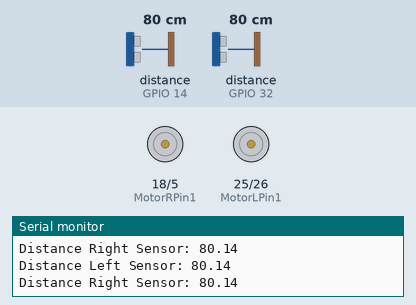
A sketch run on a simulated ESP32. Parts: motor-driver pin pairs drawn as motors (green arrow = first pin HIGH = forward, orange = second pin HIGH = backward, longer = more drive, scaled by the enable pin), the last lines printed to the serial monitor. Wiring (inferred from the names in the program): 2 × ultrasonic range finder: trigger GPIO 12, echo GPIO 14 / trigger GPIO 33, echo GPIO 32. The inputs (shaded band) are chosen by the test bench; at power-on: distance to the obstacle (sensors on GPIO 14, GPIO 32) 80 cm. The echo pulse lasts 58.3 µs per cm.

Above: at 1.2 s.
1.3 s: distance to the obstacle (sensor on GPIO 14) set to 32 cm
2.8 s: distance to the obstacle (sensor on GPIO 14) set to 26 cm
At 3.3 s:
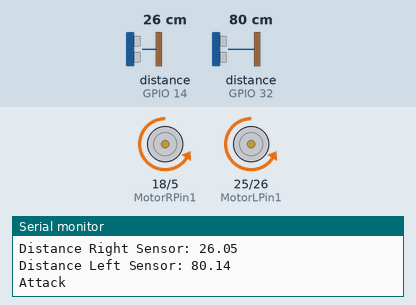
5.8 s: distance to the obstacle (sensor on GPIO 14) set to 35 cm
At 7.8 s:
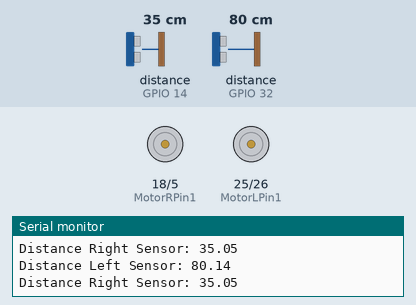
8.3 s: distance to the obstacle (sensor on GPIO 14) set to 2 cm
At 8.6 s:
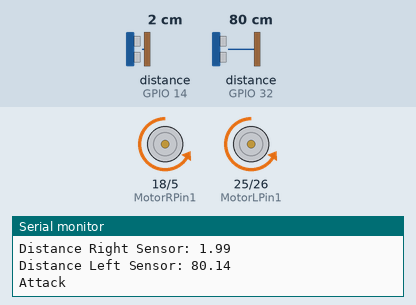
Timing chart, 0 to 11.3 s (numbered marks = the images above; inputs shaded):
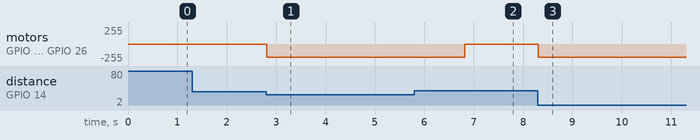

The sketch:

Sumo_Robot_Rev1.ino
```cpp
// Motor Right
int ENA = 19;
int MotorRPin1 = 18;
int MotorRPin2 = 5;

// Motor Left
int MotorLPin1 = 25;
int MotorLPin2 = 26;
int ENB = 27;

// Ultrasonic sensor
const int TrigPinR = 12;
const int EchoPinR = 14;
const int TrigPinL = 33;
const int EchoPinL = 32;

// Line sensor
const int LineR = 4;
const int LineL = 15;
int inputLineR = 0;
int inputLineL = 0;

// Setting PWM properties
const int freq = 30000;
const int pwmChannelR = 0;
const int pwmChannelL = 0;
const int resolution = 8;
int dutyCycle = 200;

//Ultrasonic variables
long durationR;
long durationL;
float distanceR;
float distanceL;


void setup() {
  // Right Motor
  pinMode(MotorRPin1, OUTPUT);
  pinMode(MotorRPin2, OUTPUT);
  pinMode(ENB, OUTPUT);
  ledcSetup(pwmChannelR, freq, resolution);  // configure LED PWM functionalitites
  ledcAttachPin(ENB, pwmChannelR);           // attach the channel to the GPIO to be controlled
  // Left Motor
  pinMode(MotorLPin1, OUTPUT);
  pinMode(MotorLPin2, OUTPUT);
  pinMode(ENA, OUTPUT);
  ledcSetup(pwmChannelL, freq, resolution);  // configure LED PWM functionalitites
  ledcAttachPin(ENA, pwmChannelL);           // attach the channel to the GPIO to be controlled
  // Ultrasonic sensor Right
  pinMode(TrigPinR, OUTPUT);  // Sets the trigPin as an Output
  pinMode(EchoPinR, INPUT);   // Sets the echoPin as an Input
  // Ultrasonic sensor Left
  pinMode(TrigPinL, OUTPUT);  // Sets the trigPin as an Output
  pinMode(EchoPinL, INPUT);   // Sets the echoPin as an Input
  // Line Sensor
  pinMode(LineR, INPUT);  // Sets Right Line Sensor
  pinMode(LineL, INPUT);  // Sets Left Line Sensor
  Serial.begin(115200);
  Serial.print("Testing DC Motor...");

  // standby();
  // delay(1000);
}

void loop() {
  // Reading Right Line Sensor
  // inputLineR = analogRead(LineR);
  // inputLineL = analogRead(LineL);

  // Reverse when white detected
  // if (inputLineR <= 3500 || inputLineL <= 3500) {  //Check the sensor output
  //   if (inputLineR <= 3500) {
  //     whiteLine(1);  // Right Line sensor Detected
  //   } else {
  //     whiteLine(2);  // Left Line sensor Detected
  //   }
  //   digitalWrite(MotorRPin1, LOW);  // Right Stop
  //   digitalWrite(MotorRPin2, LOW);
  //   digitalWrite(MotorLPin1, LOW);  // Left Stop
  //   digitalWrite(MotorLPin2, LOW);
  //   Serial.println("Both Motor Stop");
  //   delay(2000);
  // }

  // Standby, turn at one place when detect black
  // if (inputLineR >= 3500 || inputLineL >= 3500) {  //Check the sensor output
  //   standby();
  // }

  // Attacking Opponent
  // Reading Distance Right
  digitalWrite(TrigPinR, LOW);
  delayMicroseconds(2);
  digitalWrite(TrigPinR, HIGH);  // Sets the trigPin on HIGH state for 10 micro seconds
  delayMicroseconds(10);
  digitalWrite(TrigPinR, LOW);  // Reads the echoPin, returns the sound wave travel time in microseconds
  durationR = pulseIn(EchoPinR, HIGH);
  distanceR = (durationR / 2) / 29.1;  // Calculate the distance
  Serial.print("Distance Right Sensor: ");
  Serial.println(distanceR);

  // Reading Distance Left
  digitalWrite(TrigPinL, LOW);
  delayMicroseconds(2);
  digitalWrite(TrigPinL, HIGH);  // Sets the trigPin on HIGH state for 10 micro seconds
  delayMicroseconds(10);
  digitalWrite(TrigPinL, LOW);  // Reads the echoPin, returns the sound wave travel time in microseconds
  durationL = pulseIn(EchoPinL, HIGH);
  distanceL = (durationL / 2) / 29.1;  // Calculate the distance
  Serial.print("Distance Left Sensor: ");
  Serial.println(distanceL);

  if (distanceR <= 30 || distanceL <= 30) {  //Check the sensor output
    attack();
    delay(2000);
    digitalWrite(MotorRPin1, LOW);  // Right Stop
    digitalWrite(MotorRPin2, LOW);
    digitalWrite(MotorLPin1, LOW);  // Left Stop
    digitalWrite(MotorLPin2, LOW);
    Serial.println("Both Motor Stop");
  }

}

void standby() {
  digitalWrite(MotorRPin1, HIGH);  // Right Reverse
  digitalWrite(MotorRPin2, LOW);
  digitalWrite(MotorLPin1, LOW);  // Left Forward
  digitalWrite(MotorLPin2, HIGH);
  ledcWrite(pwmChannelR, dutyCycle);
  ledcWrite(pwmChannelL, dutyCycle);
  Serial.println("Standby");
}

void attack() {
  digitalWrite(MotorRPin1, LOW);  // Right Forward
  digitalWrite(MotorRPin2, HIGH);
  digitalWrite(MotorLPin1, LOW);  // Left Forward
  digitalWrite(MotorLPin2, HIGH);
  ledcWrite(pwmChannelR, dutyCycle);
  ledcWrite(pwmChannelL, dutyCycle);
  Serial.println("Attack");
}

void whiteLine(int sensor) {
  Serial.println("White Line Detected");
  digitalWrite(MotorRPin1, HIGH);  // Right Reverse
  digitalWrite(MotorRPin2, LOW);
  digitalWrite(MotorLPin1, HIGH);  // Left Reverse
  digitalWrite(MotorLPin2, LOW);
  ledcWrite(pwmChannelR, dutyCycle);
  ledcWrite(pwmChannelL, dutyCycle);
  Serial.println("Reverse");
  delay(2000);
  if (sensor == 1) {
    Serial.println("Turn Right");
    digitalWrite(MotorRPin1, HIGH);  // Right Reverse
    digitalWrite(MotorRPin2, LOW);
    digitalWrite(MotorLPin1, LOW);  // Left Forward
    digitalWrite(MotorLPin2, HIGH);
    ledcWrite(pwmChannelR, dutyCycle);
    ledcWrite(pwmChannelL, dutyCycle);
    delay(500);
  } else {
    Serial.println("Turn Left");
    digitalWrite(MotorRPin1, LOW);  // Right Forward
    digitalWrite(MotorRPin2, HIGH);
    digitalWrite(MotorLPin1, HIGH);  // Left Reverse
    digitalWrite(MotorLPin2, LOW);
    ledcWrite(pwmChannelR, dutyCycle);
    ledcWrite(pwmChannelL, dutyCycle);
    delay(500);
  }
}

// // Right Motor
// digitalWrite(MotorRPin1, LOW);  // Right Forward
// digitalWrite(MotorRPin2, HIGH);
// ledcWrite(pwmChannelR, dutyCycle);
// Serial.println("Right Motor Forward");
// delay(5000);
// digitalWrite(MotorRPin1, LOW);  // Right Stop
// digitalWrite(MotorRPin2, LOW);
// Serial.println("Right Motor Stop");
// delay(2000);
// digitalWrite(MotorRPin1, HIGH);  // Right Reverse
// digitalWrite(MotorRPin2, LOW);
// ledcWrite(pwmChannelR, dutyCycle);
// Serial.println("Right Motor Reverse");
// delay(5000);
// digitalWrite(MotorRPin1, LOW);  // Right Stop
// digitalWrite(MotorRPin2, LOW);
// Serial.println("Right Motor Stop");
// delay(2000);

// // Left Motor
// digitalWrite(MotorLPin1, LOW);  //  Left Forward
// digitalWrite(MotorLPin2, HIGH);
// ledcWrite(pwmChannelL, dutyCycle);
// Serial.println("Motor Left Forward");
// delay(5000);
// digitalWrite(MotorLPin1, LOW);  // Left Stop
// digitalWrite(MotorLPin2, LOW);
// delay(2000);
// digitalWrite(MotorLPin1, HIGH);  // Left Reverse
// digitalWrite(MotorLPin2, LOW);
// ledcWrite(pwmChannelL, dutyCycle);
// Serial.println("Motor Left Reverse");
// delay(5000);
// digitalWrite(MotorLPin1, LOW);  // Left Stop
// digitalWrite(MotorLPin2, LOW);
// delay(2000);

// //Both Motor Forward
// digitalWrite(MotorRPin1, LOW);  // Right Forward
// digitalWrite(MotorRPin2, HIGH);
// digitalWrite(MotorLPin1, LOW);  // Left Forward
// digitalWrite(MotorLPin2, HIGH);
// ledcWrite(pwmChannelR, dutyCycle);
// ledcWrite(pwmChannelL, dutyCycle);
// Serial.println("Both Motor Forward");
// delay(5000);
// digitalWrite(MotorRPin1, LOW);  // Right Stop
// digitalWrite(MotorRPin2, LOW);
// digitalWrite(MotorLPin1, LOW);  // Left Stop
// digitalWrite(MotorLPin2, LOW);
// Serial.println("Both Motor Stop");
// delay(2000);
// digitalWrite(MotorRPin1, HIGH);  // Right Reverse
// digitalWrite(MotorRPin2, LOW);
// digitalWrite(MotorLPin1, HIGH);  // Left Reverse
// digitalWrite(MotorLPin2, LOW);
// ledcWrite(pwmChannelR, dutyCycle);
// ledcWrite(pwmChannelL, dutyCycle);
// Serial.println("Both Motor Reverse");
// delay(5000);
// digitalWrite(MotorRPin1, LOW);  // Right Stop
// digitalWrite(MotorRPin2, LOW);
// digitalWrite(MotorLPin1, LOW);  // Left Stop
// digitalWrite(MotorLPin2, LOW);
// Serial.println("Both Motor Stop");
// delay(2000);
```

Measured:
- the behaviour switches between 30 and 29 cm on distance to the obstacle (sensor on GPIO 14) (found by bisection; images 0 and 1)
- after the input at 2.8 s, motor on GPIO 18 (MotorRPin1) / GPIO 5 (MotorRPin2), motor on GPIO 25 (MotorLPin1) / GPIO 26 (MotorLPin2): stopped → backward 199/255 at once
- after the input at 5.8 s, motor on GPIO 18 (MotorRPin1) / GPIO 5 (MotorRPin2), motor on GPIO 25 (MotorLPin1) / GPIO 26 (MotorLPin2): backward 199/255 → stopped after 1.0 s
- after the input at 8.3 s, motor on GPIO 18 (MotorRPin1) / GPIO 5 (MotorRPin2), motor on GPIO 25 (MotorLPin1) / GPIO 26 (MotorLPin2): stopped → backward 199/255 at once
